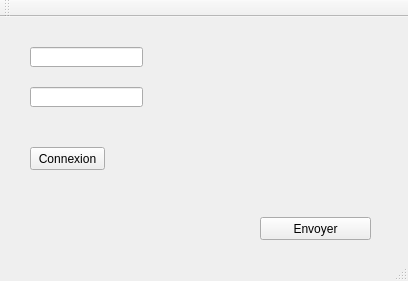
<?xml version="1.0" encoding="utf-8"?>
<ui version="4.0">
  <class>CameraClass</class>
  <widget class="QMainWindow" name="CameraClass">
    <property name="geometry">
      <rect>
        <x>0</x>
        <y>0</y>
        <width>408</width>
        <height>281</height>
      </rect>
    </property>
    <property name="windowTitle">
      <string>Camera</string>
    </property>
    <widget class="QWidget" name="centralWidget">
      <widget class="QPushButton" name="connectButton">
        <property name="geometry">
          <rect>
            <x>30</x>
            <y>130</y>
            <width>75</width>
            <height>23</height>
          </rect>
        </property>
        <property name="text">
          <string>Connexion</string>
        </property>
      </widget>
      <widget class="QPushButton" name="sendButton">
        <property name="geometry">
          <rect>
            <x>260</x>
            <y>200</y>
            <width>111</width>
            <height>23</height>
          </rect>
        </property>
        <property name="text">
          <string>Envoyer</string>
        </property>
      </widget>
      <widget class="QLineEdit" name="IPLineEdit">
        <property name="geometry">
          <rect>
            <x>30</x>
            <y>30</y>
            <width>113</width>
            <height>20</height>
          </rect>
        </property>
      </widget>
      <widget class="QLineEdit" name="portLineEdit">
        <property name="geometry">
          <rect>
            <x>30</x>
            <y>70</y>
            <width>113</width>
            <height>20</height>
          </rect>
        </property>
      </widget>
      <widget class="QLabel" name="connectionStatusLabel">
        <property name="geometry">
          <rect>
            <x>166</x>
            <y>30</y>
            <width>231</width>
            <height>41</height>
          </rect>
        </property>
        <property name="text">
          <string/>
        </property>
      </widget>
      <widget class="QLabel" name="messageLabel">
        <property name="geometry">
          <rect>
            <x>170</x>
            <y>80</y>
            <width>171</width>
            <height>31</height>
          </rect>
        </property>
        <property name="text">
          <string/>
        </property>
      </widget>
    </widget>
    <widget class="QMenuBar" name="menuBar">
      <property name="geometry">
        <rect>
          <x>0</x>
          <y>0</y>
          <width>408</width>
          <height>21</height>
        </rect>
      </property>
    </widget>
    <widget class="QToolBar" name="mainToolBar">
      <attribute name="toolBarArea">
        <enum>TopToolBarArea</enum>
      </attribute>
      <attribute name="toolBarBreak">
        <bool>false</bool>
      </attribute>
    </widget>
    <widget class="QStatusBar" name="statusBar"/>
  </widget>
  <layoutdefault spacing="6" margin="11"/>
  <resources>
    <include location="Camera.qrc"/>
  </resources>
  <connections>
    <connection>
      <sender>connectButton</sender>
      <signal>clicked()</signal>
      <receiver>CameraClass</receiver>
      <slot>onConnectButtonClicked()</slot>
      <hints>
        <hint type="sourcelabel">
          <x>67</x>
          <y>174</y>
        </hint>
        <hint type="destinationlabel">
          <x>203</x>
          <y>140</y>
        </hint>
      </hints>
    </connection>
    <connection>
      <sender>sendButton</sender>
      <signal>clicked()</signal>
      <receiver>CameraClass</receiver>
      <slot>onSendMessageButtonClicked()</slot>
      <hints>
        <hint type="sourcelabel">
          <x>315</x>
          <y>244</y>
        </hint>
        <hint type="destinationlabel">
          <x>203</x>
          <y>140</y>
        </hint>
      </hints>
    </connection>
  </connections>
  <slots>
    <slot>onConnectButtonClicked()</slot>
    <slot>onSendMessageButtonClicked()</slot>
    <slot>onSocketReadyRead()</slot>
  </slots>
</ui>
